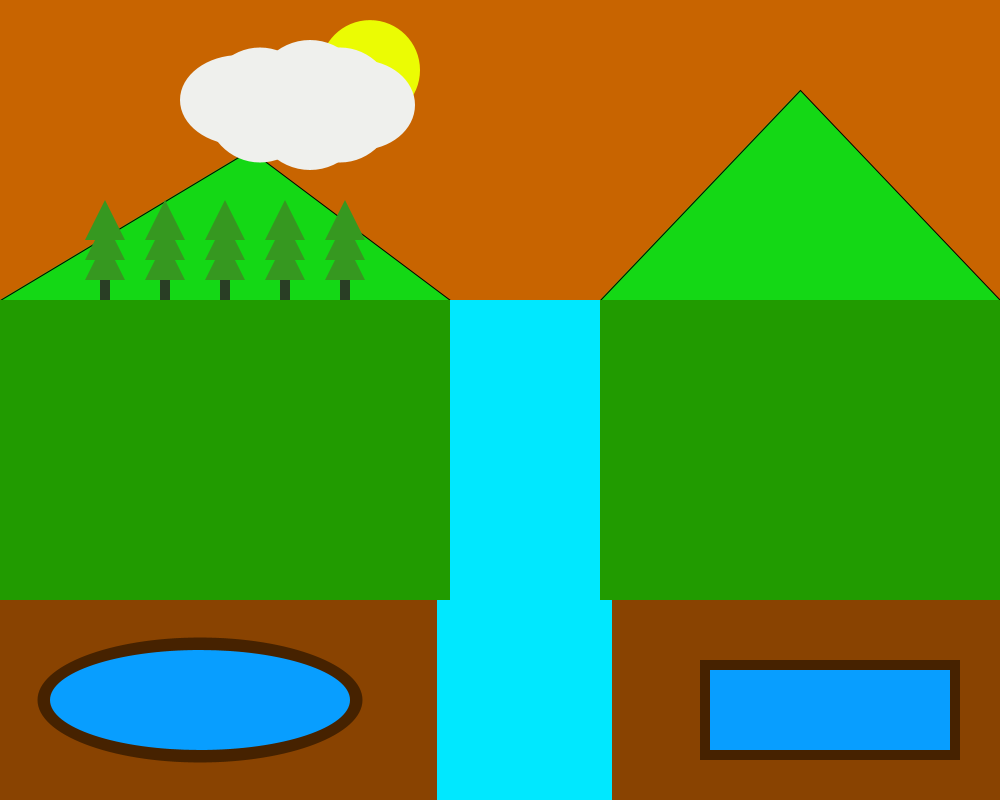
Frame 1 (no input)
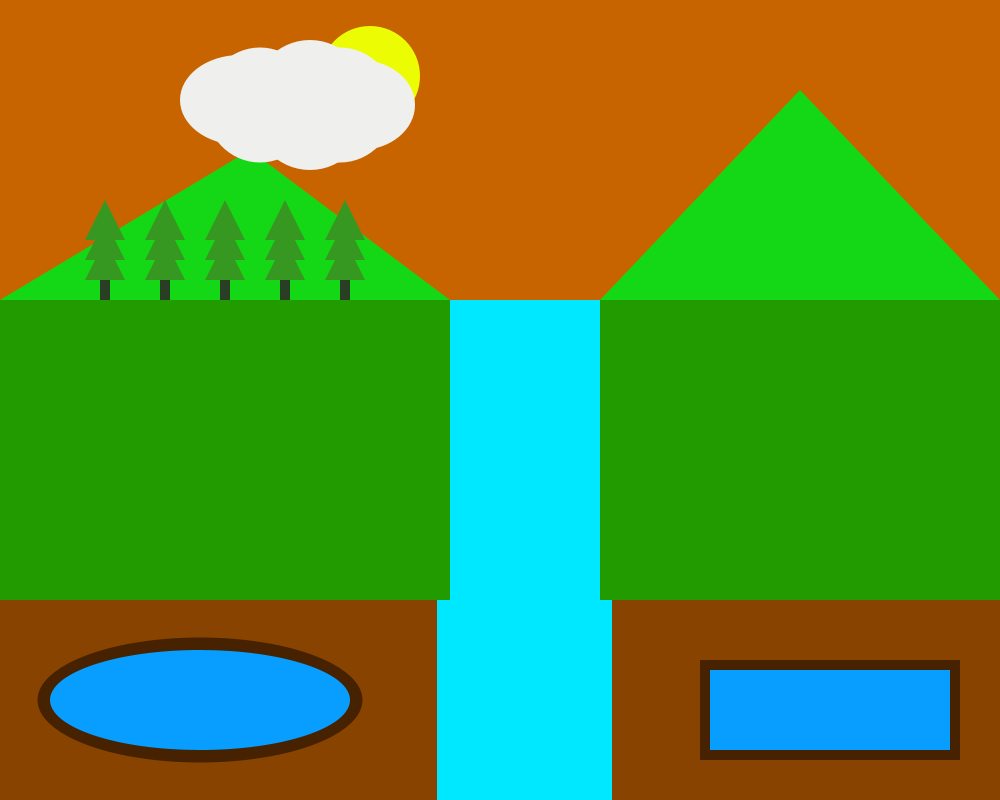
Frame 60 (the mouse pressed at the canvas centre just before this capture)
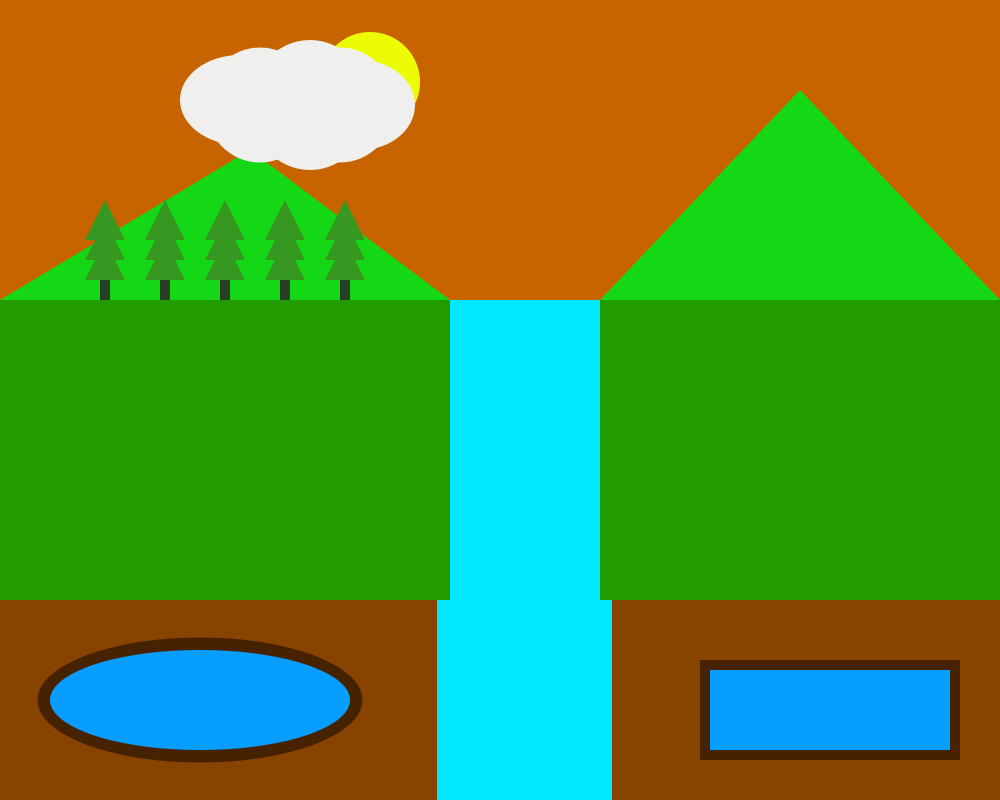
Frame 120 (the mouse held since frame 60 and released just before this capture)

The Processing sketch that drew these frames (run headless with seeded random() and noise(); from frame 60 on, the mouse is pressed at the canvas centre):

// Processing sketch: sketch_200915a
// ── sketch_200915a.pde
void setup(){
  
  size(1000,800);

}

void awan(){
noStroke();
fill(#EFF0ED);
ellipse(240, 100, 120, 90);
ellipse(260, 105, 110, 115);
ellipse(310, 105, 120, 130);
ellipse(340, 105, 110, 115);
ellipse(360, 105, 110, 90);
}

float m2=0;
float m1=0;
void matahari(){
  m1=m1+0.1;
  noStroke();
  fill(#EBFC03);
  ellipse(370, m1+70+m2, 100, 100);
  if(m1>300){
  m2=-370;
  }
}  

void tebing(){
  fill(#219B00);
  rect(0,300,1000,600);
}

void tepikolam(){
  fill(#462200);
  ellipse(200, 700, 325, 125);
}

void tepikolam1(){
  fill(#462200);
  rect(700, 660, 260, 100);
}

void kolam(){
  fill(#089EFF);
  ellipse(200, 700, 300, 100);
}

void kolam1(){
  fill(#089EFF);
  rect(710, 670, 240, 80);
}

void airterjun(){
  fill(#00E8FF);
  rect(450, 300, 150, 300);
}

void sungai(){
  fill(#00E8FF);
  rect(437, 600, 175, 200);
}

void tanah(){
  fill(#894301);
  rect(0, 600, 1000,200);
}

void gunung(){
   fill(#14D815);
   triangle(600,300,1000,300,800,90);
   triangle(0,300,450,300,250,150);
}

void pohon(){
fill(#369820);
triangle(85,280,125,280,105,240);
triangle(85,260,125,260,105,220);
triangle(85,240,125,240,105,200);
fill(#293E25);
rect(100,280,10,20);
fill(#369820);
triangle(145,280,185,280,165,240);
triangle(145,260,185,260,165,220);
triangle(145,240,185,240,165,200);
fill(#293E25);
rect(160,280,10,20);
fill(#369820);
triangle(205,280,245,280,225,240);
triangle(205,260,245,260,225,220);
triangle(205,240,245,240,225,200);
fill(#293E25);
rect(220,280,10,20);
fill(#369820);
triangle(265,280,305,280,285,240);
triangle(265,260,305,260,285,220);
triangle(265,240,305,240,285,200);
fill(#293E25);
rect(280,280,10,20);
fill(#369820);
triangle(325,280,365,280,345,240);
triangle(325,260,365,260,345,220);
triangle(325,240,365,240,345,200);
fill(#293E25);
rect(340,280,10,20);
}

void draw(){
  background(200,100,0);
  gunung();
  matahari();
  awan();
  tebing();
  airterjun();
  tanah();
  sungai ();
  tepikolam();
  tepikolam1();
  kolam();
  kolam1();
  pohon();
}
